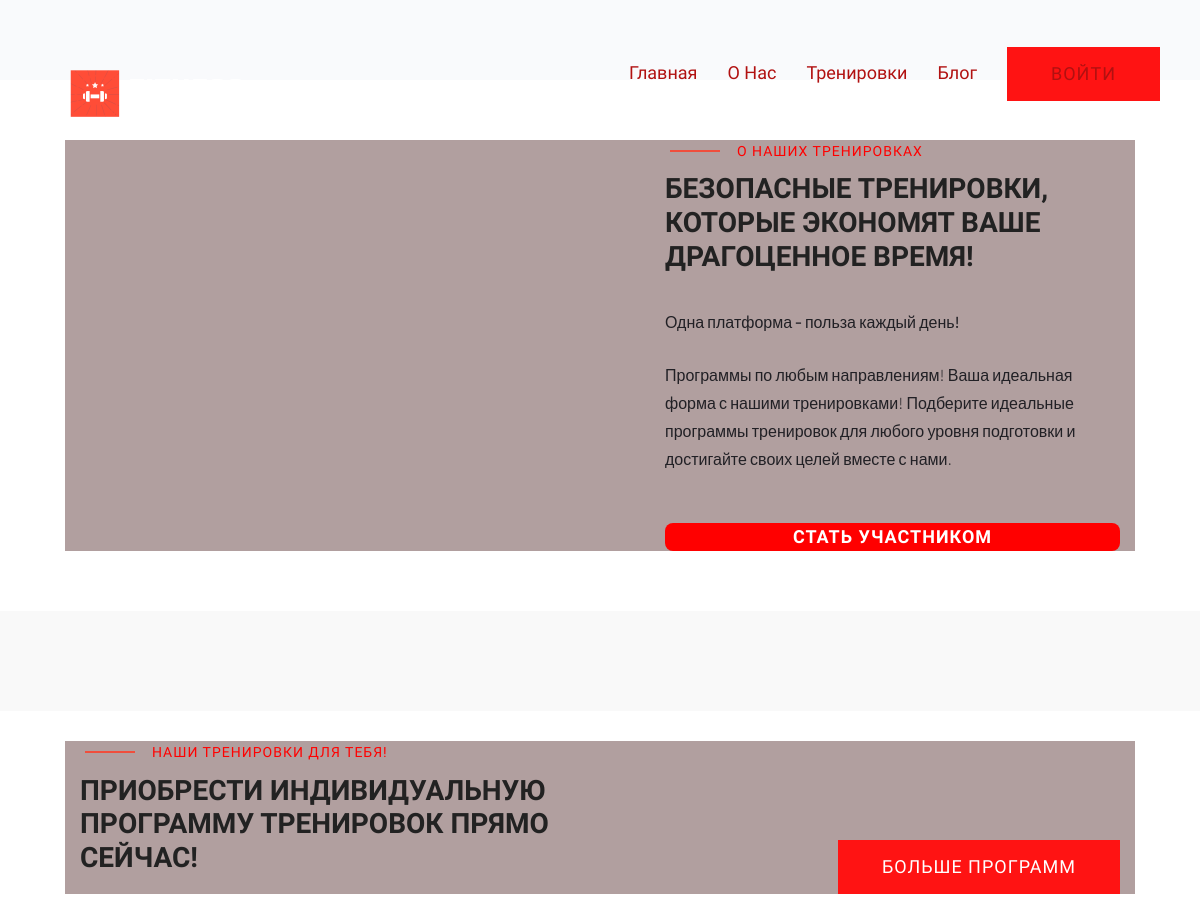
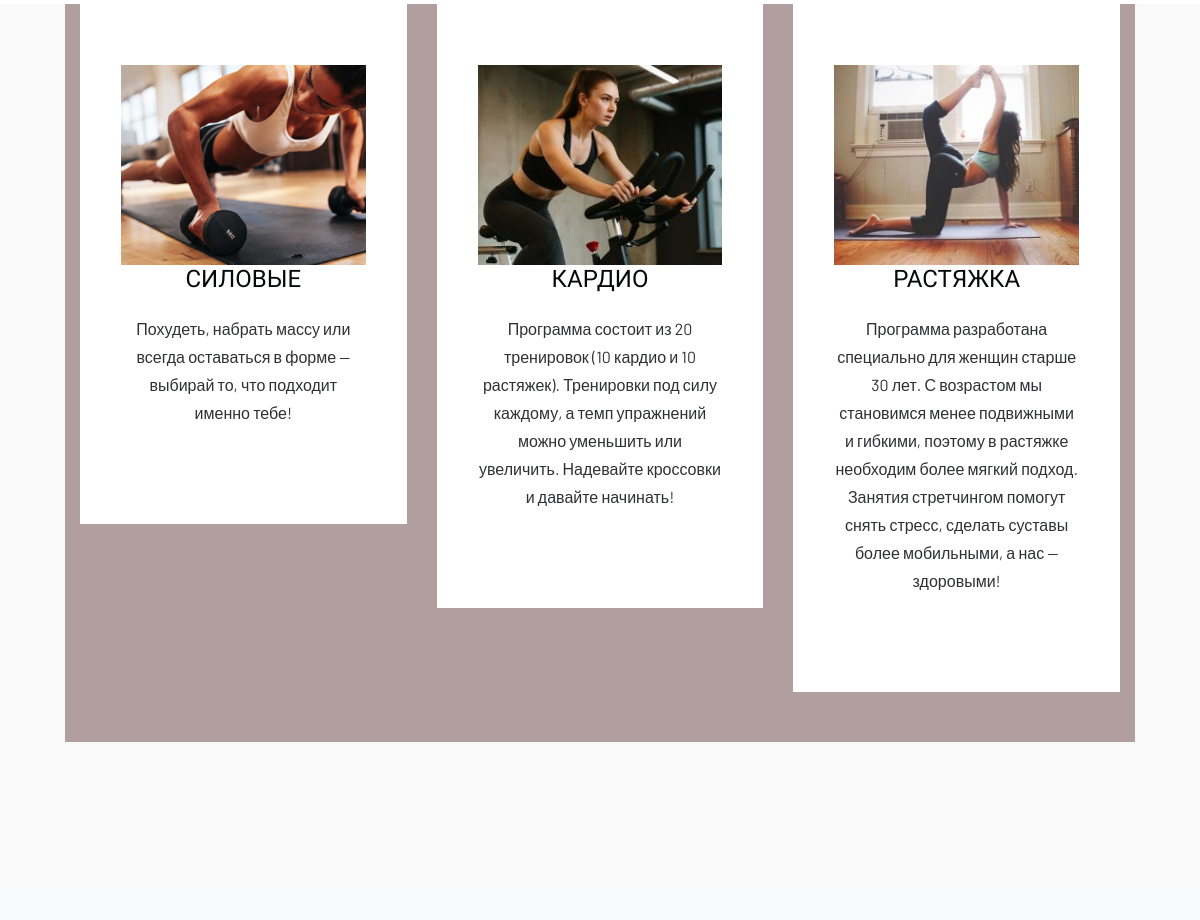
Before: /coach/ with the older database file (2 pictures, top to bottom).
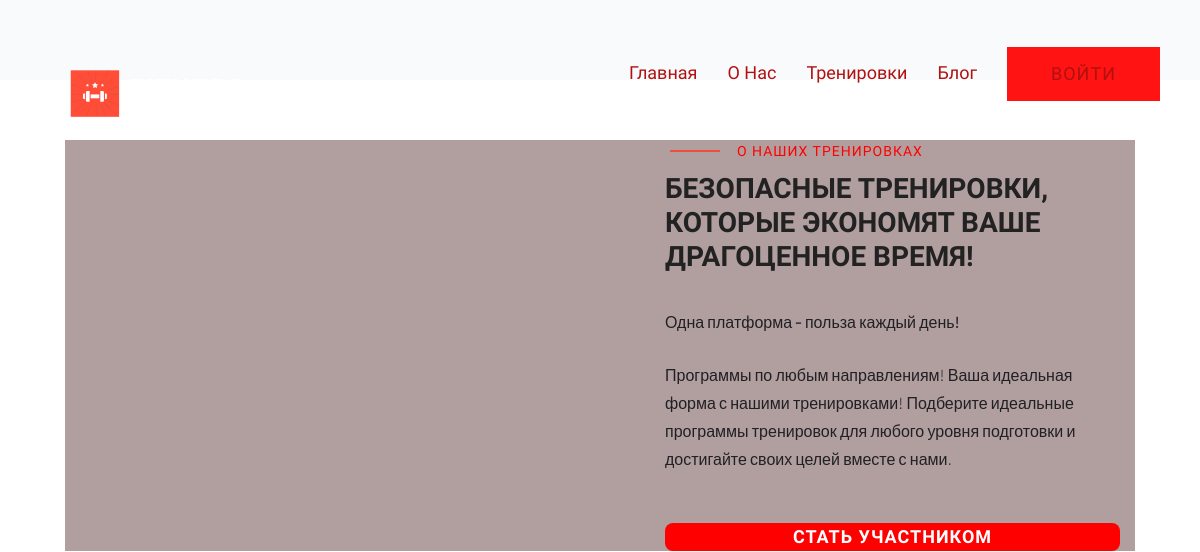
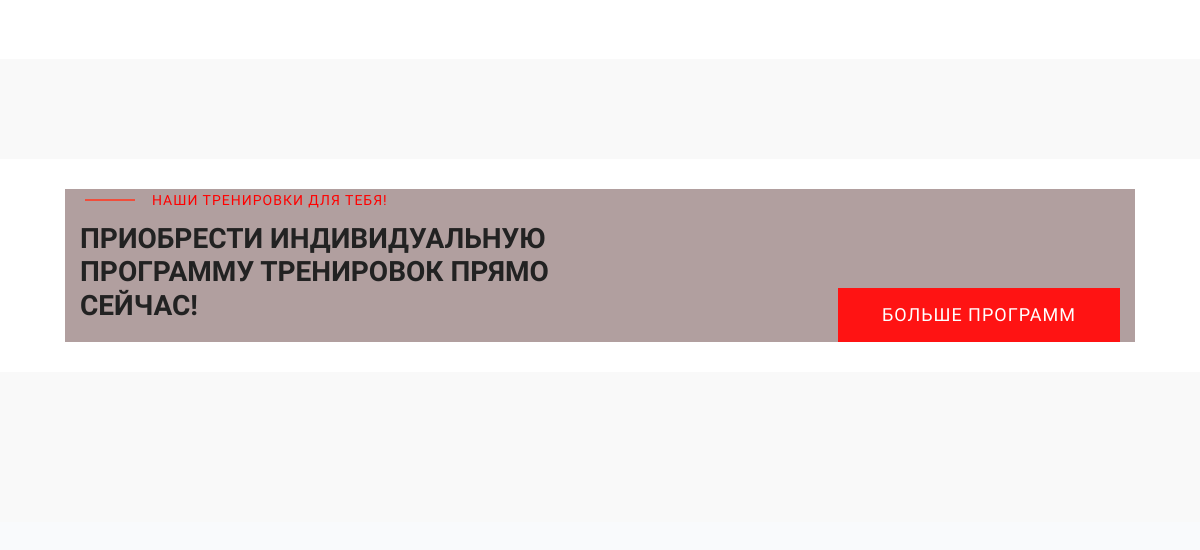
After: the same page with the newer database file (2 pictures, top to bottom).
### coach/models.py (models this page shows, shortened)
class Coach(models.Model):
    title = models.CharField(max_length=200, verbose_name="Название упражнения")
    description = models.TextField(blank=True, verbose_name="Описание")
    image = models.ImageField(upload_to='program_images/', blank=True,verbose_name="Изображение")
    class Meta:
        verbose_name = 'упражнение'
        verbose_name_plural = 'упражнения'

### coach/views.py (the view)
# urls.py: path('coach/', views.coach, name='coach'),
def coach(request):
    tren = Coach.objects.all()
    context = {
        'title': 'FitHome - тренировки',
        'categories': CoachCategory.objects.all(),
        "coach": tren,
    }
    return render(request, "coach/coach.html", context)

### coach/templates/coach/coach.html (shortened to what the changed rows need)
{% extends 'coach/base.html' %}
{% load static %}
{% block css %}
<link rel="stylesheet" href="{% static 'assets/css/bootstrap.min.css' %}">
  <link rel="stylesheet" href="{% static 'assets/css/owl.carousel.min.css' %}">
  <link rel="stylesheet" href="{% static 'assets/css/slicknav.css' %}">
    <link rel="stylesheet" href="{% static 'assets/css/flaticon.css' %}">
    <link rel="stylesheet" href="{% static 'assets/css/gijgo.css' %}">
    <link rel="stylesheet" href="{% static 'assets/css/animate.min.css' %}">
    <link rel="stylesheet" href="{% static 'assets/css/animated-headline.css' %}">
  <link rel="stylesheet" href="{% static 'assets/css/magnific-popup.css' %}">
  <link rel="stylesheet" href="{% static 'assets/css/fontawesome-all.min.css' %}">
  <link rel="stylesheet" href="{% static 'assets/css/themify-icons.css' %}">
  <link rel="stylesheet" href="{% static 'assets/css/slick.css' %}">
  <link rel="stylesheet" href="{% static 'assets/css/nice-select.css' %}">
  <link rel="stylesheet" href="{% static 'assets/css/style.css' %}">
<link rel="stylesheet" href= "{% static 'css/style.css' %}">
{% endblock %}
{% block content %}
<main>
        <section class="about-area section-padding30">
            <div class="container">
                <div class="row align-items-center">
                    <div class="col-lg-6 col-md-12">
                        <div class="about-caption">
                            <div class="section-tittle section-tittle3 mb-35">
                                <h2>Безопасные тренировки, которые экономят Ваше драгоценное время!</h2>
                            </div>
                        </div>
                    </div>
                </div>
            </div>
        </section>
    <section class="services-area pt-100 pb-150 section-bg" data-background="{% static 'assets/img/gallery/section_bg02.png' %}">
            <section class="wantToWork-area w-padding">
                <div class="container">
                    <div class="row align-items-end justify-content-between">
                        <div class="col-lg-6 col-md-10 col-sm-10">
                            <div class="section-tittle section-tittle2">
                                <h2>Приобрести индивидуальную программу тренировок прямо сейчас!</h2>
                            </div>
                        </div>
                    </div>
                </div>
            </section>
            <div class="container">
                <div class="row">
                    {% for tren in coach %}
                    <div class="col-lg-4 col-md-4 col-sm-6">
                        <div class="single-cat text-center mb-50">
                            <div class="cat-icon">
                                <img src="{{ tren.image.url }}" alt="">
                            </div>
                            <div class="cat-cap">
                                <h5><a href="{% url 'program' %}">{{ tren.title }}</a></h5>
                                <p>{{ tren.description }}</p>
                            </div>
                        </div>
                    </div>
                    {% endfor %}
                </div>
            </div>
        </section>
    </main>
{% endblock %}

Changed rows visible on the page:
removed Coach: image (picture), title "СИЛОВЫЕ", description "Похудеть, набрать массу или всегда оставаться в форме — выбирай то, что подходит именно тебе!"
removed Coach: image (picture), title "КАРДИО", description "Программа состоит из 20 тренировок (10 кардио и 10 растяжек). Тренировки под силу каждому, а темп упражнений можно уменьшить или увеличить. Надевайте кроссовки и давайте начинать!"
removed Coach: image (picture), title "РАСТЯЖКА", description "Программа разработана специально для женщин старше 30 лет. С возрастом мы становимся менее подвижными и гибкими, поэтому в растяжке необходим более мягкий подход. Занятия стретчингом помогут снять стресс, сделать суставы более мобильными, а нас — здоровыми!"
